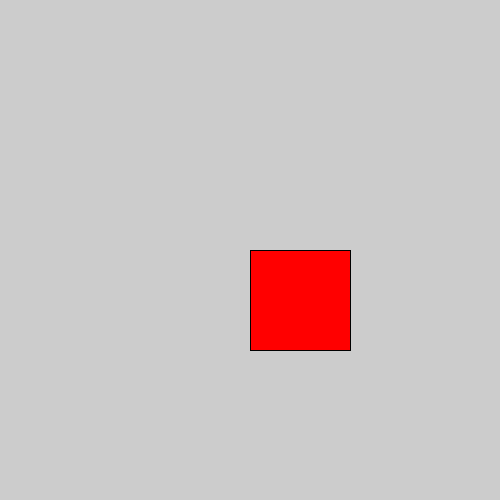
Frame 1 (no input)
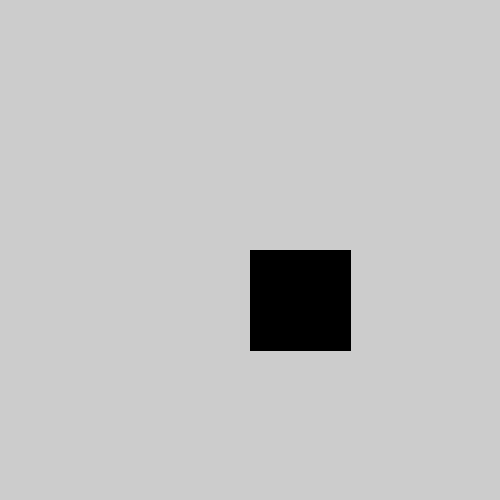
Frame 60 (the mouse pressed at the canvas centre just before this capture)
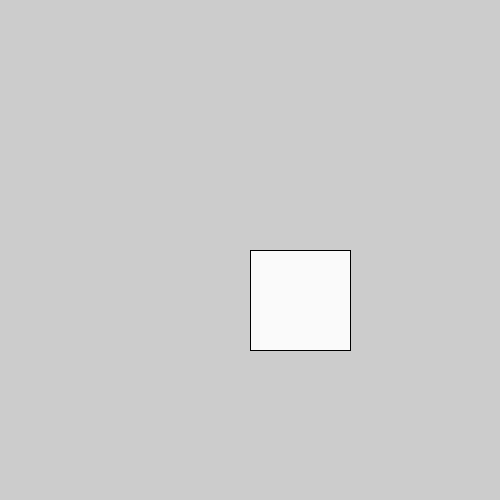
Frame 120 (the mouse held since frame 60 and released just before this capture)

The Processing sketch that drew these frames (run headless with seeded random() and noise(); from frame 60 on, the mouse is pressed at the canvas centre):

// Processing sketch: Rekt_ColorChange
// ── Rekt_ColorChange.pde
class Rekt{
 color theColor;
 
 public void ChangeColor(int xPos, int yPos){
   theColor = color(xPos, yPos, xPos);
 }
 
 public Rekt(color newColor){
   theColor = newColor;
 }
 void Draw(){
   fill(theColor);
   rect(width/2,height/2,100,100);
 }
}
Rekt r;
void setup(){
  size(500,500);
  r = new Rekt(color(255,0,0));
}
void draw(){
  
  r.Draw();
  r.ChangeColor(mouseX, mouseY);
}
